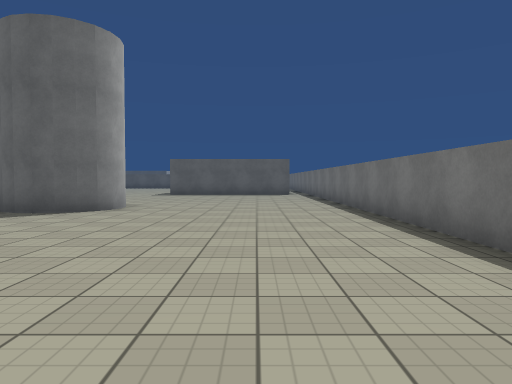
view 1 (above)

24 first-person views from a walk through a scene from a Unity 3-D project. The camera is 1.3 m above the floor, tilts 2° down and sees 70° across. The floor is counted in squares, 2 m on a side. Each view is taken from the middle of a square. On the plan, view 1 faces up. The plan holds only what a view shows up to about 11 squares ahead; the rest is blank. The place goes on beyond the plan. The player character is not drawn. Surface patterns are stand-ins for the level's own textures.

view 2
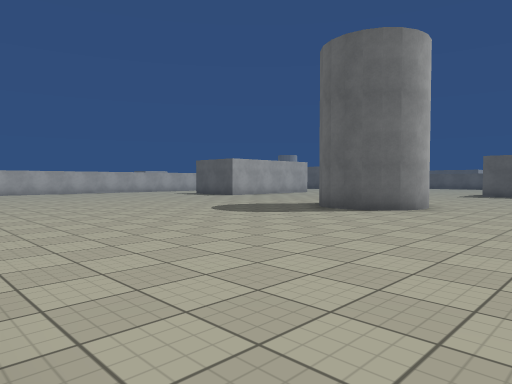

view 3
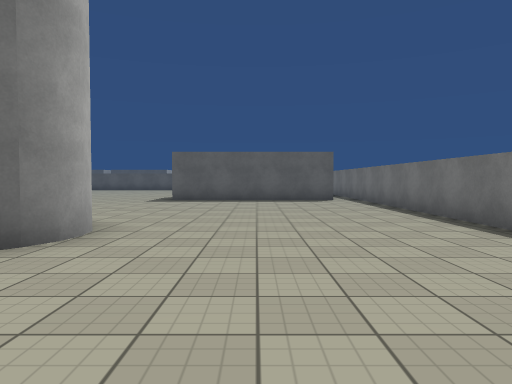

view 4
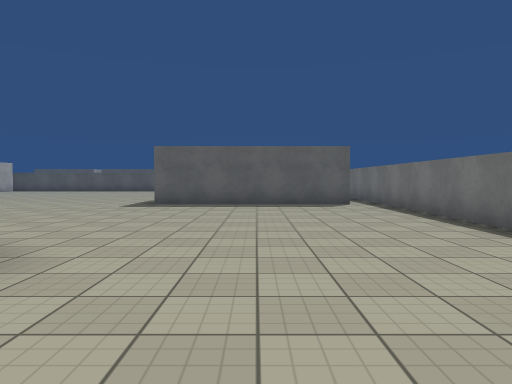

view 5
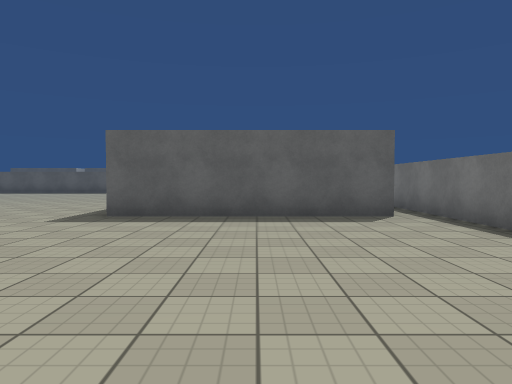

view 6
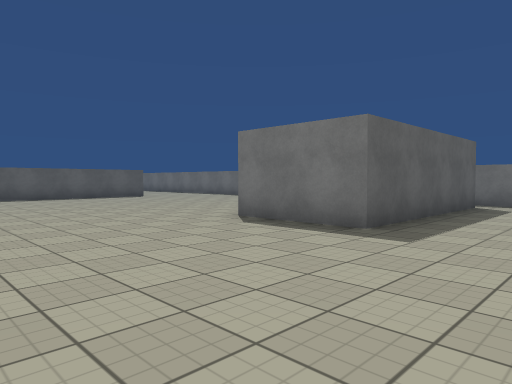

view 7
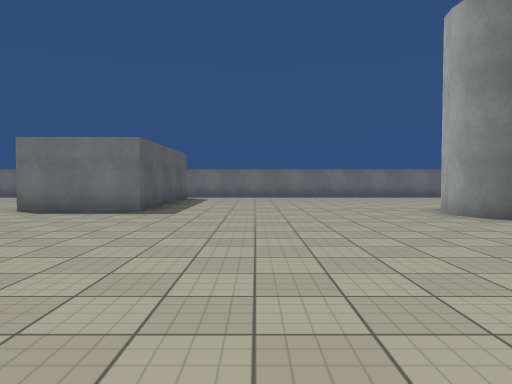

view 8
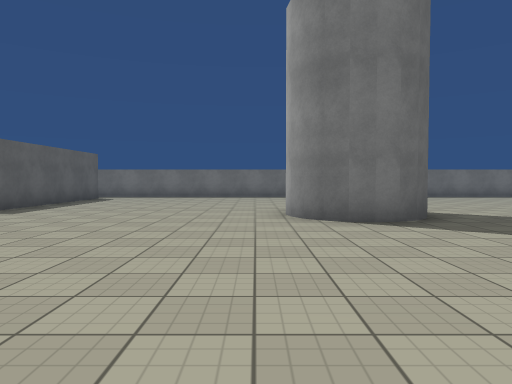

view 9
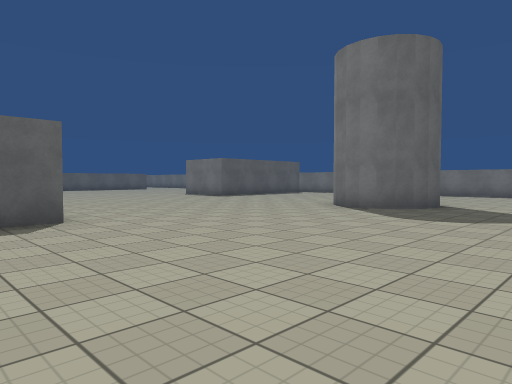

view 10
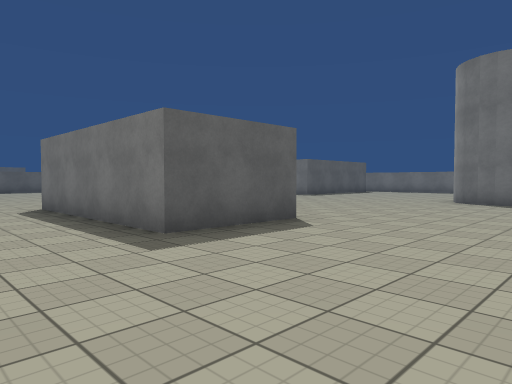

view 11
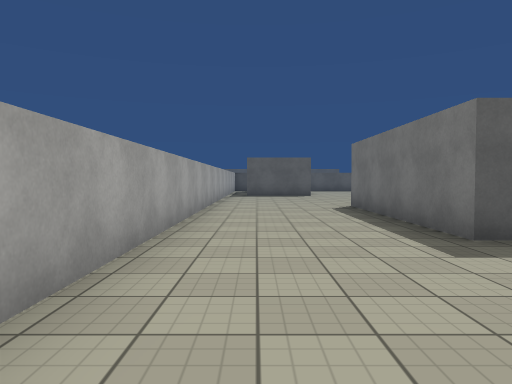

view 12
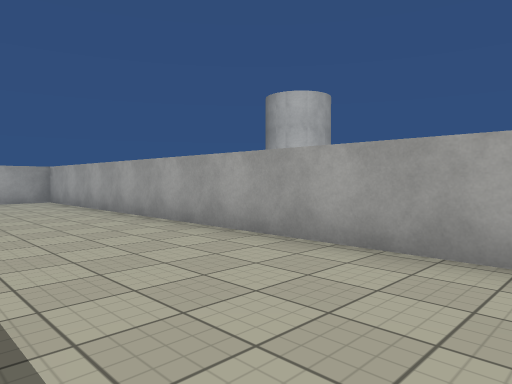

view 13
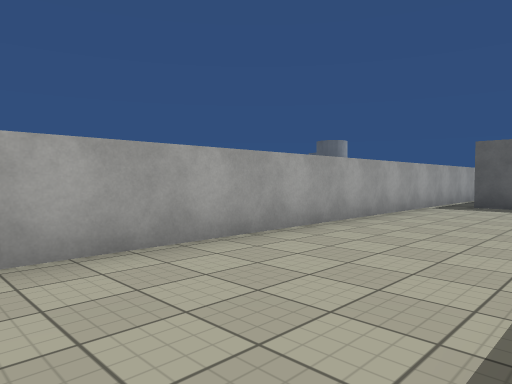

view 14
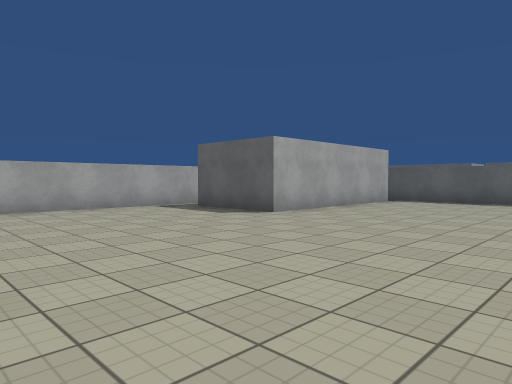

view 15
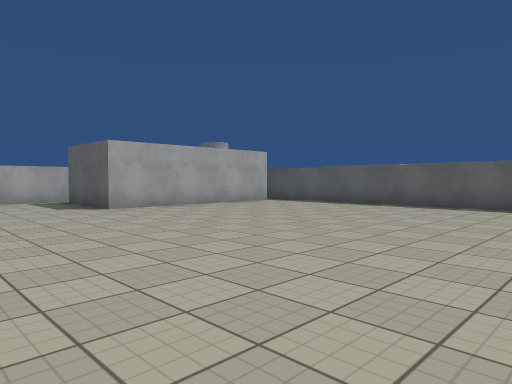

view 16
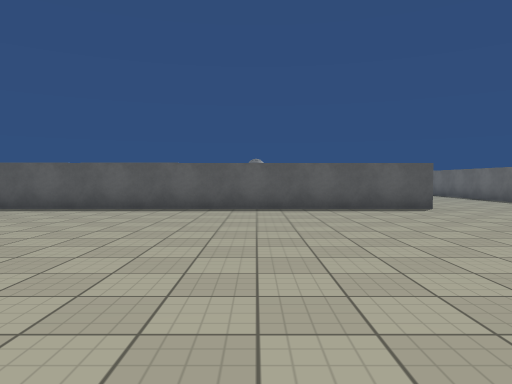

view 17
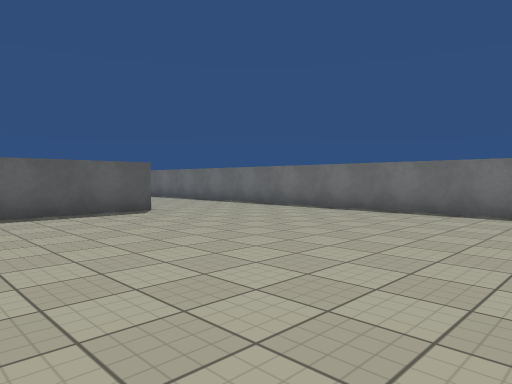

view 18
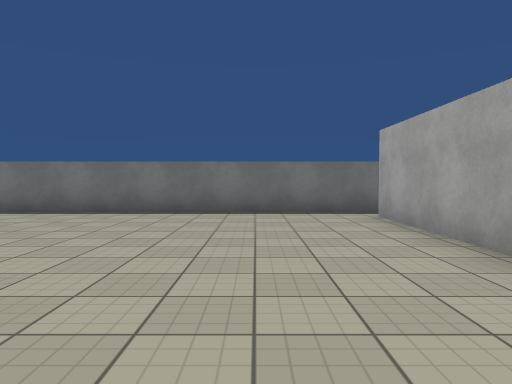

view 19
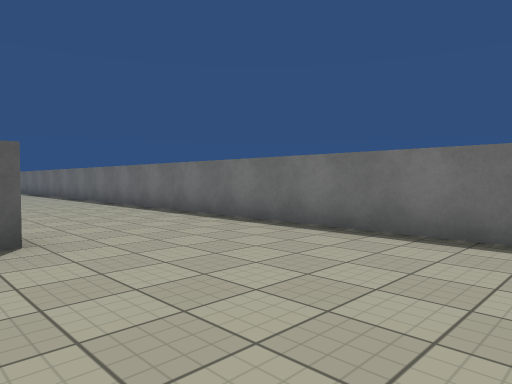

view 20
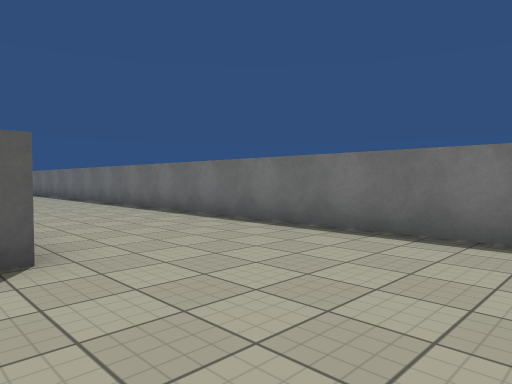

view 21
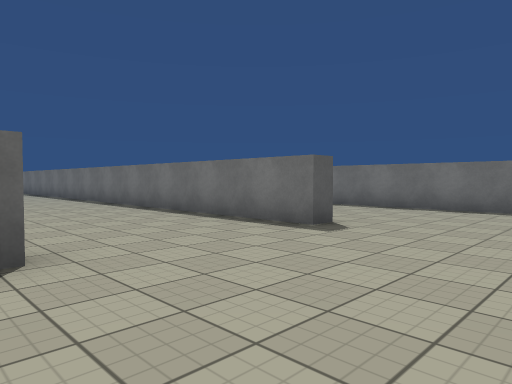

view 22
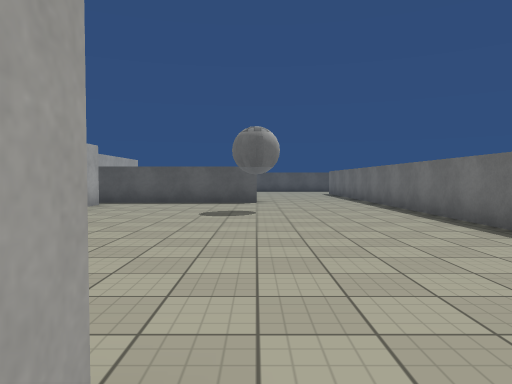

view 23
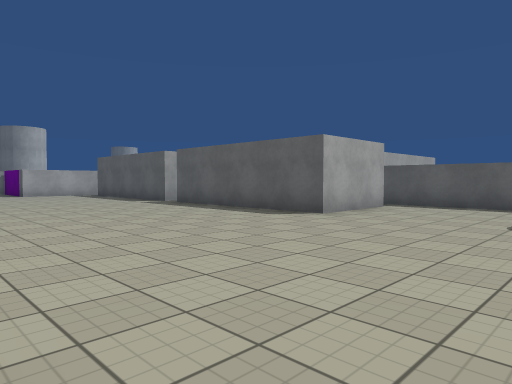

view 24
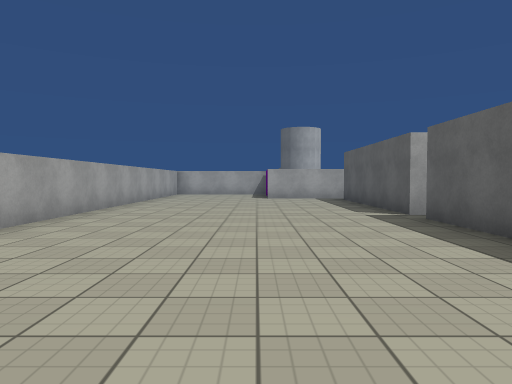

### Floor plan
Points are (right, up) in squares from view 1. A wall is a line through its corners. A room is listed if a view was taken in it or the views show most of it. See-through windows are left out.
Room 1 (views 1, 2, 3, 4, 5, 6, 7, 8, 9, 10, 11, 12, 13, 14, 15, 16, 17, 18, 19, 20, 21, 22, 23, 24)
walls: (-2, 17.8) (1.5, 17.8); (-13.8, 25.4) (-13.8, 20.3) (-16.4, 20.3); (-1.1, 26) (-13.6, 26); (-17.1, 23.5) (-17.1, -0.2) (-15.9, -0.2); (1.5, 15.3) (-3.6, 15.3) (-3.6, 17.9); (-11.1, 9.8) (-13.7, 9.8) (-13.7, 14.9); (-5.2, 9.1) (-4.5, 9.5); (-5.3, 8.9) (-4.8, 9.4); (-1.1, 30.1) (-1.7, 30.1) (-1.7, 41); (-3.1, 8.6) (-2.9, 7.8) (-3.5, 7.2) (-4.2, 6.8) (-5, 7.2) (-5.6, 7.8) (-5.4, 8.6) (-5.1, 9.3) (-4.3, 9.4) (-3.8, 9.4); (-5.4, 7.6) (-5.5, 8.4); (-3, 8.2) (-3.1, 7.6); (-3, 8) (-3.3, 7.3); (-5.2, 7.3) (-5.5, 8); (-3.9, 7) (-4.5, 6.9); (-4, 6.9) (-4.8, 7); (-19, 30.7) (-12.8, 30.7); (-14.6, 36.8) (-19, 36.8); (-9, 39.4) (-9, 36.8) (-14, 36.8); (2.3, 3.1) (2.3, 38.4); (-4.9, 40.1) (-9.4, 40.1)
ways out: opening at (-3.5, 40)

Where each view was taken, in squares from view 1:
view 1: 0 up, 0 right, facing up
view 2: 0 up, 0 right, facing up-left
view 3: 4 up, 1 left, facing up
view 4: 6 up, 1 left, facing up
view 5: 9 up, 1 left, facing up
view 6: 13 up, 8 left, facing up-right
view 7: 13 up, 11 left, facing right
view 8: 10 up, 11 left, facing right
view 9: 4 up, 13 left, facing up-right
view 10: 6 up, 16 left, facing up-right
view 11: 6 up, 16 left, facing up
view 12: 11 up, 14 left, facing down-left
view 13: 11 up, 14 left, facing up-left
view 14: 15 up, 9 left, facing up-left
view 15: 17 up, 6 left, facing up-left
view 16: 18 up, 5 left, facing up
view 17: 19 up, 5 left, facing up-right
view 18: 20 up, 5 left, facing right
view 19: 22 up, 2 left, facing up-right
view 20: 27 up, 2 left, facing up-right
view 21: 27 up, 6 left, facing up-right
view 22: 30 up, 5 left, facing up
view 23: 31 up, 5 left, facing up-left
view 24: 34 up, 8 left, facing left
